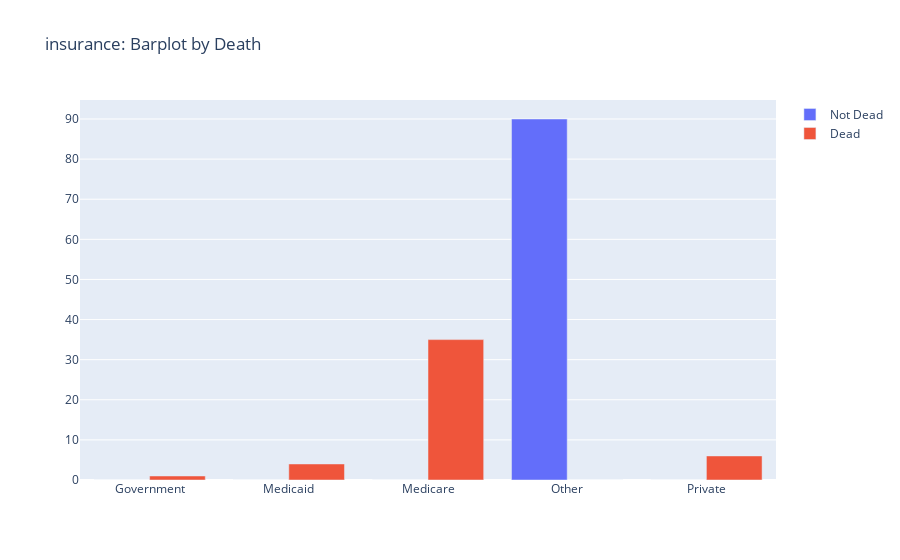

The notebook cell saved with this chart:
### Code cell
categ_var = 'insurance'
categ_counts = df.groupby(['Death',categ_var]).size().reset_index(name='counts')
barfig = go.Figure(data=[
    go.Bar(name='Not Dead',     
           x = categ_counts[categ_counts['Death'] == "Not Dead" ][categ_var],
           y = categ_counts[categ_counts['Death'] == "Not Dead" ].counts),
    go.Bar(name='Dead',     
           x = categ_counts[categ_counts['Death'] == "Dead" ][categ_var],
           y = categ_counts[categ_counts['Death'] == "Dead" ].counts)
])

# Change the bar mode
barfig.update_layout(barmode='group',title_text=str(categ_var) + str(': Barplot by Death'))
barfig.show()

### Figure 1 — Plotly figure (JSON) as saved in the notebook; plotly's stock layout.template omitted (floating-point values rounded to 4 significant figures)
{"data": [{"name": "Not Dead", "type": "bar", "x": ["Government", "Medicaid", "Medicare", "Other", "Private"], "y": [0, 0, 0, 90, 0]}, {"name": "Dead", "type": "bar", "x": ["Government", "Medicaid", "Medicare", "Other", "Private"], "y": [1, 4, 35, 0, 6]}], "layout": {"barmode": "group", "title": {"text": "insurance: Barplot by Death"}}}
